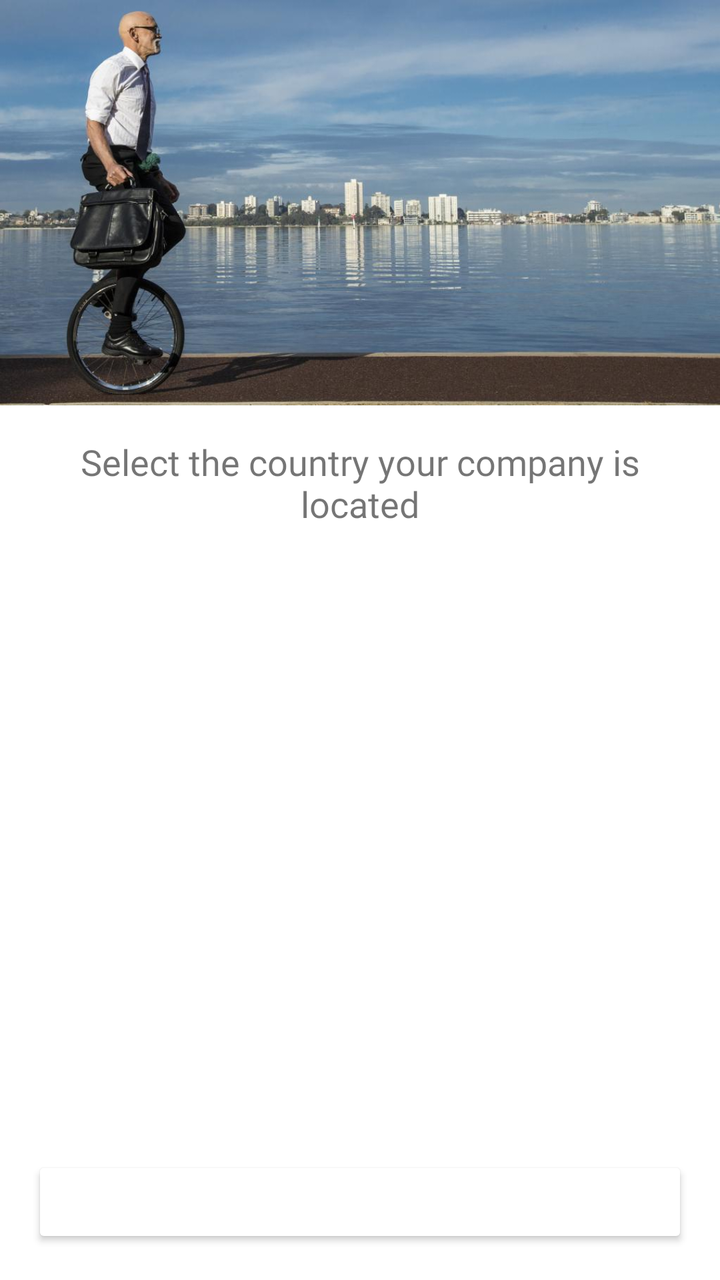
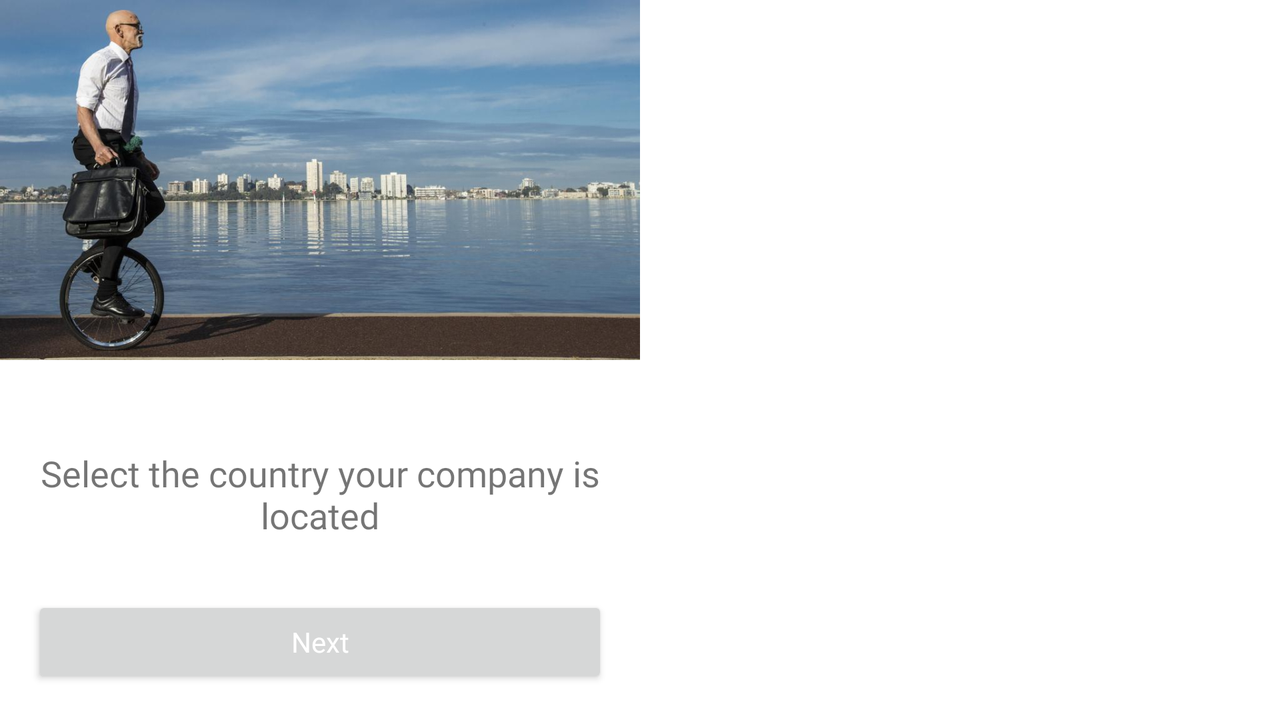

Compare how this app lays out the same screen by default and in its alternative resource folder. The renders come first, then the two layout files and the values they reference.
<!-- AndroidManifest.xml: application theme AppTheme -->
<!-- res/layout/language_selection_layout.xml -->
<?xml version="1.0" encoding="utf-8"?>
<androidx.constraintlayout.widget.ConstraintLayout
    xmlns:android="http://schemas.android.com/apk/res/android"
    xmlns:tools="http://schemas.android.com/tools"
    xmlns:app="http://schemas.android.com/apk/res-auto"
    android:id="@+id/country_select_container"
    android:layout_width="match_parent"
    android:layout_height="match_parent"
    android:background="#ffffff"
    tools:context=".MainActivity">

    <ImageView
        android:id="@+id/logo_image"
        android:layout_width="match_parent"
        android:layout_height="wrap_content"
        android:src="@drawable/fredify_bike_guy"
        android:adjustViewBounds="true"
        app:layout_constraintEnd_toEndOf="parent"
        app:layout_constraintStart_toStartOf="parent"
        app:layout_constraintTop_toTopOf="parent" />

    <TextView
        android:id="@+id/country_select_header_text"
        android:layout_width="match_parent"
        android:layout_height="wrap_content"
        android:layout_marginStart="16dp"
        android:layout_marginTop="16dp"
        android:layout_marginEnd="16dp"
        android:fontFamily="@font/roboto_medium"
        android:gravity="center"
        android:text="Select the country your company is located"
        android:textSize="18sp"
        app:layout_constraintEnd_toEndOf="parent"
        app:layout_constraintStart_toStartOf="parent"
        app:layout_constraintTop_toBottomOf="@id/logo_image" />

    <ListView
        android:id="@+id/country_select_list"
        android:layout_width="match_parent"
        android:layout_height="0dp"
        android:layout_marginStart="16dp"
        android:layout_marginTop="16dp"
        android:layout_marginEnd="16dp"
        android:layout_marginBottom="16dp"
        android:choiceMode="singleChoice"
        android:listSelector="@drawable/list_selection"
        app:layout_constraintEnd_toEndOf="parent"
        app:layout_constraintStart_toStartOf="parent"
        app:layout_constraintTop_toBottomOf="@id/country_select_header_text"
        app:layout_constraintBottom_toTopOf="@id/countries_select_button"
        android:orientation="vertical">

    </ListView>

    <androidx.appcompat.widget.AppCompatButton
        android:id="@+id/countries_select_button"
        android:layout_width="0dp"
        android:layout_height="46dp"
        android:layout_marginStart="16dp"
        android:layout_marginEnd="16dp"
        android:layout_marginBottom="16dp"
        android:text="Next"
        android:theme="@style/PrimaryButton"
        android:fontFamily="@font/roboto_medium"
        android:textColor="@color/white"
        app:layout_constraintBottom_toBottomOf="parent"
        app:layout_constraintEnd_toEndOf="parent"
        app:layout_constraintStart_toStartOf="parent" />

</androidx.constraintlayout.widget.ConstraintLayout>
<!-- resources referenced by this layout -->
<resources>
  <color name="white">#ffffff</color>
  <!-- drawable fredify_bike_guy: jpg bitmap (drawable, 64590 bytes) -->
  <!-- drawable list_selection (drawable) -->
  <?xml version="1.0" encoding="utf-8"?>
  <selector xmlns:android="http://schemas.android.com/apk/res/android"
      android:enterFadeDuration="@android:integer/config_shortAnimTime"
      android:exitFadeDuration="@android:integer/config_shortAnimTime">
      <item android:state_activated="true" android:drawable="@color/listSelectColor">
      </item>
  
  </selector>
  <style name="PrimaryButton" parent="Theme.AppCompat.Light.NoActionBar">
          <item name="colorButtonNormal">@color/primaryButtonColor</item>
          <item name="colorControlHighlight">@color/white</item>
      </style>
  <style name="AppTheme" parent="Theme.AppCompat.Light.NoActionBar">
          
          <item name="colorPrimary">@color/colorPrimary</item>
          <item name="colorPrimaryDark">@color/colorPrimaryDark</item>
          <item name="colorAccent">@color/colorAccent</item>
      </style>
  <color name="colorPrimary">#000000</color>
  <color name="colorPrimaryDark">#000000</color>
  <color name="colorAccent">#000000</color>
</resources>
<!-- res/layout-land/language_selection_layout.xml (the repository's variant of the layout above) -->
<!-- drawn on the phone turned sideways -->
<?xml version="1.0" encoding="utf-8"?>
<androidx.constraintlayout.widget.ConstraintLayout xmlns:android="http://schemas.android.com/apk/res/android"
    xmlns:app="http://schemas.android.com/apk/res-auto"
    xmlns:tools="http://schemas.android.com/tools"
    android:id="@+id/country_select_container"
    android:layout_width="match_parent"
    android:layout_height="match_parent"
    android:background="#ffffff"
    tools:context=".MainActivity">

    <ImageView
        android:id="@+id/logo_image"
        android:layout_width="0dp"
        android:layout_height="wrap_content"
        android:adjustViewBounds="true"
        android:src="@drawable/fredify_bike_guy"
        app:layout_constraintEnd_toStartOf="@+id/guideline"
        app:layout_constraintStart_toStartOf="parent"
        app:layout_constraintTop_toTopOf="parent" />

    <TextView
        android:id="@+id/country_select_header_text"
        android:layout_width="0dp"
        android:layout_height="wrap_content"
        android:layout_marginStart="16dp"
        android:layout_marginTop="16dp"
        android:layout_marginEnd="16dp"
        android:fontFamily="@font/roboto_medium"
        android:gravity="center"
        android:text="Select the country your company is located"
        android:textSize="18sp"
        app:layout_constraintBottom_toTopOf="@+id/countries_select_button"
        app:layout_constraintEnd_toStartOf="@+id/guideline"
        app:layout_constraintStart_toStartOf="parent"
        app:layout_constraintTop_toBottomOf="@id/logo_image" />

    <ListView
        android:id="@+id/country_select_list"
        android:layout_width="0dp"
        android:layout_height="match_parent"
        android:layout_marginStart="16dp"
        android:layout_marginTop="16dp"
        android:layout_marginEnd="16dp"
        android:layout_marginBottom="16dp"
        android:orientation="vertical"
        app:layout_constraintBottom_toBottomOf="parent"
        app:layout_constraintEnd_toEndOf="parent"
        app:layout_constraintStart_toStartOf="@id/guideline"
        app:layout_constraintTop_toTopOf="parent">

    </ListView>

    <androidx.appcompat.widget.AppCompatButton
        android:id="@+id/countries_select_button"
        android:layout_width="0dp"
        android:layout_height="46dp"
        android:layout_marginStart="16dp"
        android:layout_marginEnd="16dp"
        android:layout_marginBottom="16dp"
        android:fontFamily="@font/roboto_medium"
        style="@style/PrimaryButton"
        android:text="Next"
        android:textColor="#ffffff"
        app:layout_constraintBottom_toBottomOf="parent"
        app:layout_constraintEnd_toEndOf="@id/guideline"
        app:layout_constraintStart_toStartOf="parent" />

    <androidx.constraintlayout.widget.Guideline
        android:id="@+id/guideline"
        android:layout_width="wrap_content"
        android:layout_height="wrap_content"
        android:orientation="vertical"
        app:layout_constraintGuide_percent="0.5" />

</androidx.constraintlayout.widget.ConstraintLayout>
<!-- resources referenced by the variant -->
<!-- as the phone turned sideways resolves them -->
<resources>
  <!-- drawable fredify_bike_guy: jpg bitmap (drawable, 64590 bytes) -->
  <style name="PrimaryButton" parent="Theme.AppCompat.Light.NoActionBar">
          <item name="colorButtonNormal">@color/primaryButtonColor</item>
          <item name="colorControlHighlight">@color/white</item>
      </style>
  <style name="AppTheme" parent="Theme.AppCompat.Light.NoActionBar">
          
          <item name="colorPrimary">@color/colorPrimary</item>
          <item name="colorPrimaryDark">@color/colorPrimaryDark</item>
          <item name="colorAccent">@color/colorAccent</item>
      </style>
  <color name="white">#ffffff</color>
  <color name="colorPrimary">#000000</color>
  <color name="colorPrimaryDark">#000000</color>
  <color name="colorAccent">#000000</color>
</resources>
